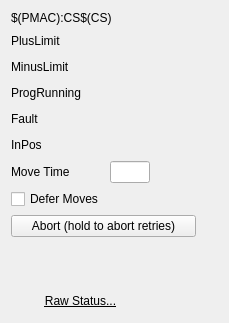
<?xml version="1.0" encoding="UTF-8"?>
<ui version="4.0">
 <class>Form</class>
 <widget class="QWidget" name="Form">
  <property name="geometry">
   <rect>
    <x>0</x>
    <y>0</y>
    <width>229</width>
    <height>323</height>
   </rect>
  </property>
  <property name="windowTitle">
   <string>Form</string>
  </property>
  <layout class="QGridLayout" name="gridLayout">
   <item row="9" column="0">
    <spacer name="verticalSpacer">
     <property name="orientation">
      <enum>Qt::Vertical</enum>
     </property>
     <property name="sizeHint" stdset="0">
      <size>
       <width>20</width>
       <height>40</height>
      </size>
     </property>
    </spacer>
   </item>
   <item row="6" column="0">
    <widget class="QLabel" name="label_5">
     <property name="text">
      <string>Move Time</string>
     </property>
    </widget>
   </item>
   <item row="10" column="0" colspan="2">
    <widget class="VCLNavigatePushButton" name="vclnavigatepushbutton">
     <property name="font">
      <font>
       <underline>true</underline>
      </font>
     </property>
     <property name="text">
      <string>Raw Status...</string>
     </property>
     <property name="flat">
      <bool>true</bool>
     </property>
     <property name="variableSubstitutions" stdset="0">
      <string>P=$(PMAC):CS$(CS)</string>
     </property>
     <property name="guiFile" stdset="0">
      <string>ppmac_cs_raw_status.ui</string>
     </property>
     <property name="creationOption" stdset="0">
      <enum>QEPushButton::NewWindow</enum>
     </property>
    </widget>
   </item>
   <item row="4" column="0">
    <widget class="QLabel" name="label_12">
     <property name="text">
      <string>Fault</string>
     </property>
    </widget>
   </item>
   <item row="7" column="0">
    <widget class="QECheckBox" name="qecheckbox">
     <property name="text">
      <string>Defer Moves</string>
     </property>
     <property name="variable" stdset="0">
      <string>$(PMAC):CS$(CS):DeferMoves</string>
     </property>
    </widget>
   </item>
   <item row="0" column="0" colspan="5">
    <widget class="QESubstitutedLabel" name="qesubstitutedlabel">
     <property name="text">
      <string>$(PMAC):CS$(CS)</string>
     </property>
     <property name="labelText" stdset="0">
      <string>$(PMAC):CS$(CS)</string>
     </property>
    </widget>
   </item>
   <item row="6" column="1">
    <widget class="QELineEdit" name="qelineedit_4">
     <property name="minimumSize">
      <size>
       <width>40</width>
       <height>0</height>
      </size>
     </property>
     <property name="maximumSize">
      <size>
       <width>40</width>
       <height>16777215</height>
      </size>
     </property>
     <property name="variable" stdset="0">
      <string>$(PMAC):CS$(CS):CsMoveTime</string>
     </property>
    </widget>
   </item>
   <item row="2" column="0">
    <widget class="QLabel" name="label_8">
     <property name="text">
      <string>MinusLimit</string>
     </property>
    </widget>
   </item>
   <item row="4" column="1">
    <widget class="QEBitStatus" name="qebitstatus_5">
     <property name="minimumSize">
      <size>
       <width>20</width>
       <height>20</height>
      </size>
     </property>
     <property name="maximumSize">
      <size>
       <width>20</width>
       <height>20</height>
      </size>
     </property>
     <property name="numberOfBits">
      <number>1</number>
     </property>
     <property name="onColour">
      <color>
       <red>255</red>
       <green>0</green>
       <blue>0</blue>
      </color>
     </property>
     <property name="offColour">
      <color>
       <red>125</red>
       <green>255</green>
       <blue>125</blue>
      </color>
     </property>
     <property name="variable" stdset="0">
      <string>$(PMAC):CS$(CS):FAULT</string>
     </property>
    </widget>
   </item>
   <item row="1" column="0">
    <widget class="QLabel" name="label_7">
     <property name="text">
      <string>PlusLimit</string>
     </property>
    </widget>
   </item>
   <item row="1" column="1">
    <widget class="QEBitStatus" name="qebitstatus">
     <property name="minimumSize">
      <size>
       <width>20</width>
       <height>20</height>
      </size>
     </property>
     <property name="maximumSize">
      <size>
       <width>20</width>
       <height>20</height>
      </size>
     </property>
     <property name="numberOfBits">
      <number>1</number>
     </property>
     <property name="onColour">
      <color>
       <red>255</red>
       <green>0</green>
       <blue>0</blue>
      </color>
     </property>
     <property name="offColour">
      <color>
       <red>0</red>
       <green>255</green>
       <blue>0</blue>
      </color>
     </property>
     <property name="variable" stdset="0">
      <string>$(PMAC):CS$(CS):PlusLimit</string>
     </property>
    </widget>
   </item>
   <item row="3" column="0">
    <widget class="QLabel" name="label_11">
     <property name="text">
      <string>ProgRunning</string>
     </property>
    </widget>
   </item>
   <item row="2" column="1">
    <widget class="QEBitStatus" name="qebitstatus_2">
     <property name="minimumSize">
      <size>
       <width>20</width>
       <height>20</height>
      </size>
     </property>
     <property name="maximumSize">
      <size>
       <width>20</width>
       <height>20</height>
      </size>
     </property>
     <property name="numberOfBits">
      <number>1</number>
     </property>
     <property name="onColour">
      <color>
       <red>255</red>
       <green>0</green>
       <blue>0</blue>
      </color>
     </property>
     <property name="offColour">
      <color>
       <red>0</red>
       <green>255</green>
       <blue>0</blue>
      </color>
     </property>
     <property name="variable" stdset="0">
      <string>$(PMAC):CS$(CS):MinusLimit</string>
     </property>
    </widget>
   </item>
   <item row="3" column="1">
    <widget class="QEBitStatus" name="qebitstatus_4">
     <property name="minimumSize">
      <size>
       <width>20</width>
       <height>20</height>
      </size>
     </property>
     <property name="maximumSize">
      <size>
       <width>20</width>
       <height>20</height>
      </size>
     </property>
     <property name="numberOfBits">
      <number>1</number>
     </property>
     <property name="onColour">
      <color>
       <red>0</red>
       <green>0</green>
       <blue>255</blue>
      </color>
     </property>
     <property name="offColour">
      <color>
       <red>125</red>
       <green>255</green>
       <blue>125</blue>
      </color>
     </property>
     <property name="variable" stdset="0">
      <string>$(PMAC):CS$(CS):ProgRunning</string>
     </property>
    </widget>
   </item>
   <item row="5" column="0">
    <widget class="QLabel" name="label_10">
     <property name="text">
      <string>InPos</string>
     </property>
    </widget>
   </item>
   <item row="5" column="1">
    <widget class="QEBitStatus" name="qebitstatus_3">
     <property name="minimumSize">
      <size>
       <width>20</width>
       <height>20</height>
      </size>
     </property>
     <property name="maximumSize">
      <size>
       <width>20</width>
       <height>20</height>
      </size>
     </property>
     <property name="numberOfBits">
      <number>1</number>
     </property>
     <property name="onColour">
      <color>
       <red>0</red>
       <green>255</green>
       <blue>0</blue>
      </color>
     </property>
     <property name="offColour">
      <color alpha="125">
       <red>0</red>
       <green>0</green>
       <blue>0</blue>
      </color>
     </property>
     <property name="variable" stdset="0">
      <string>$(PMAC):CS$(CS):InPos</string>
     </property>
    </widget>
   </item>
   <item row="6" column="2">
    <widget class="QELabel" name="qelabel_3">
     <property name="minimumSize">
      <size>
       <width>40</width>
       <height>0</height>
      </size>
     </property>
     <property name="maximumSize">
      <size>
       <width>40</width>
       <height>16777215</height>
      </size>
     </property>
     <property name="variable" stdset="0">
      <string>$(PMAC):CS$(CS):CsMoveTime_RBV</string>
     </property>
    </widget>
   </item>
   <item row="8" column="0" colspan="3">
    <widget class="QEPushButton" name="qepushbutton_3">
     <property name="text">
      <string>Abort (hold to abort retries)</string>
     </property>
     <property name="autoRepeat">
      <bool>true</bool>
     </property>
     <property name="autoRepeatDelay">
      <number>100</number>
     </property>
     <property name="variable" stdset="0">
      <string>$(PMAC):CS$(CS):Abort</string>
     </property>
    </widget>
   </item>
  </layout>
 </widget>
 <customwidgets>
  <customwidget>
   <class>QEBitStatus</class>
   <extends>QBitStatus</extends>
   <header>QEBitStatus.h</header>
  </customwidget>
  <customwidget>
   <class>QECheckBox</class>
   <extends>QCheckBox</extends>
   <header>QECheckBox.h</header>
  </customwidget>
  <customwidget>
   <class>QELabel</class>
   <extends>QLabel</extends>
   <header>QELabel.h</header>
  </customwidget>
  <customwidget>
   <class>QELineEdit</class>
   <extends>QLineEdit</extends>
   <header>QELineEdit.h</header>
  </customwidget>
  <customwidget>
   <class>QEPushButton</class>
   <extends>QPushButton</extends>
   <header>QEPushButton.h</header>
  </customwidget>
  <customwidget>
   <class>QESubstitutedLabel</class>
   <extends>QLabel</extends>
   <header>QESubstitutedLabel.h</header>
  </customwidget>
  <customwidget>
   <class>QBitStatus</class>
   <extends>QWidget</extends>
   <header>QBitStatus.h</header>
  </customwidget>
  <customwidget>
   <class>VCLNavigatePushButton</class>
   <extends>QEPushButton</extends>
   <header>VCLNavigatePushButton.h</header>
  </customwidget>
 </customwidgets>
 <resources/>
 <connections/>
</ui>
